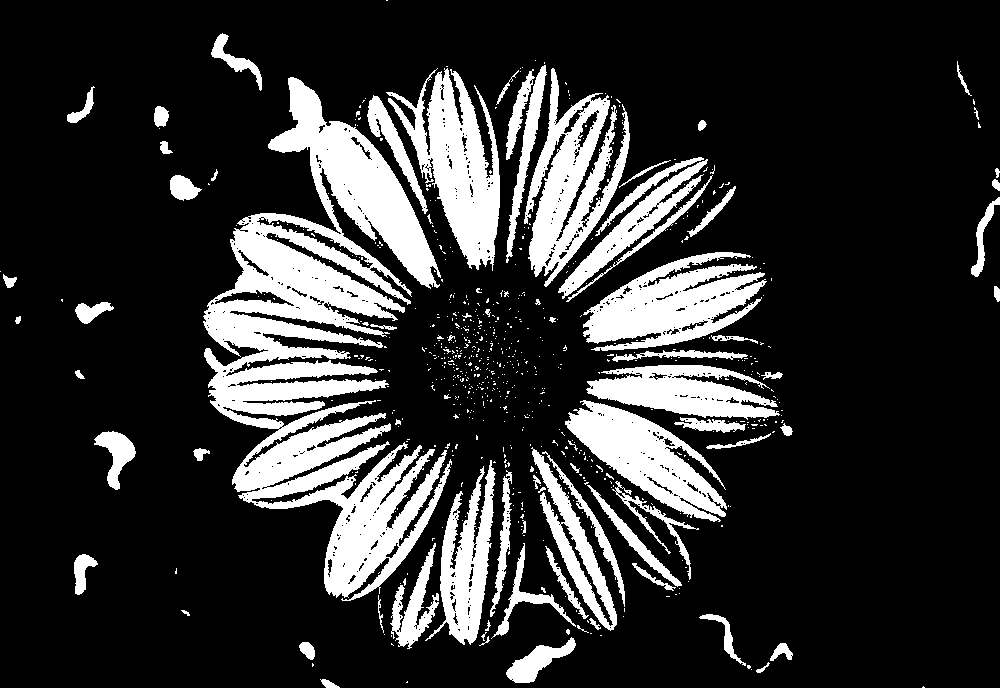
#> input picture ros2_lab3/images/flower.png, 1000 x 688 px
$ python task6.py
#> lines starting #> are read from the running program, lines starting #| are printed output that depends on the picture; after the words box and inside, x2 and y2 are one past the last pixel; in counts of white or black regions, pixels touching at a corner belong together
#!/usr/bin/env python3
"""
Task 4: Convolution Blur - Student Template
Apply a blurring filter to an image using manual convolution
(without cv2.filter2D).
"""

import cv2
import numpy as np

def convolve(image, kernel):
    """Perform convolution on a grayscale image with a given kernel."""
    # Get image and kernel dimensions
    img_h, img_w = image.shape
    k_h, k_w = kernel.shape

    # Pad the image with zeros around the border
    pad_h = k_h // 2
    pad_w = k_w // 2
    padded = np.pad(image, ((pad_h, pad_h), (pad_w, pad_w)), mode='constant')

    # Create an empty output image
    output = np.zeros_like(image, dtype=np.float32)

    # Loop over each pixel
    for y in range(img_h):
        for x in range(img_w):
            # Extract the region of interest
            region = padded[y:y + k_h, x:x + k_w]
            # Multiply by kernel and sum
            output[y, x] = np.sum(region * kernel)

    # Clip values to 0–255
    output = np.clip(output, 0, 255).astype(np.uint8)

    return output

def main():
    image_path = "images/flower.png"
    # Read image in grayscale
    image = cv2.imread(image_path, cv2.IMREAD_GRAYSCALE)
#> image: shape (688, 1000); 19.6% white; 712 white regions (635 under 20 px), largest, box (x1, y1, x2, y2) and area: (203, 77, 452, 601) 51750, (386, 68, 500, 271) 10286, (583, 252, 767, 351) 9966
    if image is None:
        raise FileNotFoundError("Image file not found. Place 'flower.png' in the same folder.")

    # Define a simple 5x5 averaging kernel (all ones / 25)
    kernel = np.ones((5, 5), dtype=np.float32) / 25.0

    # Define Sobel operators
    sobel_x = np.array([[-1, 0, 1],
                        [-2, 0, 2],
                        [-1, 0, 1]], dtype=np.float32)

    sobel_y = np.array([[1, 2, 1],
                        [0, 0, 0],
                        [-1, -2, -1]], dtype=np.float32)

    # Apply convolution (blur)
    blurred = convolve(image, kernel)
#> in convolve, `padded = np.pad(image, ((pad_h, pad_h), (pad_w, pad_w)), mode='constan..`: padded: shape (692, 1004); 19.4% white; 712 white regions (635 under 20 px), largest, box (x1, y1, x2, y2) and area: (205, 79, 454, 603) 51750, (388, 70, 502, 273) 10286, (585, 254, 769, 353) 9966
#> after the loop in convolve, `for y in range(img_h):`:
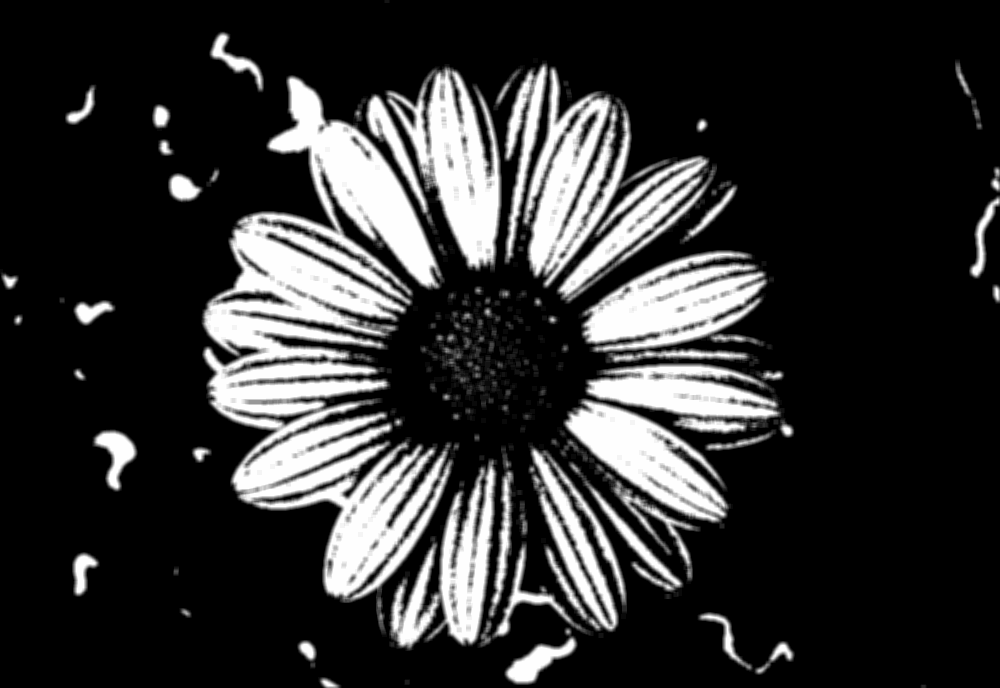
#> output: shape (688, 1000) float32; min 0, max 255, mean 50

    # Apply convolution with Sobel filters
    grad_x = convolve(image, sobel_x)
#> in convolve (call 2), `padded = np.pad(image, ((pad_h, pad_h), (pad_w, pad_w)), mode='constan..`:
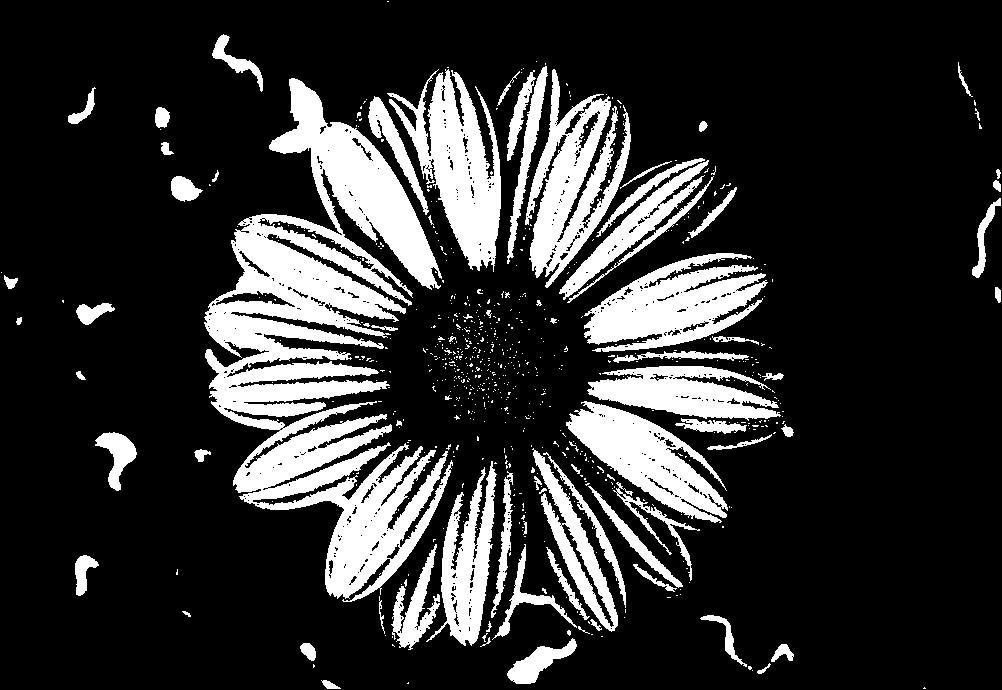
#> padded: shape (690, 1002); 19.5% white; 712 white regions (635 under 20 px), largest, box (x1, y1, x2, y2) and area: (204, 78, 453, 602) 51750, (387, 69, 501, 272) 10286, (584, 253, 768, 352) 9966
#> after the loop in convolve (call 2), `for y in range(img_h):`:
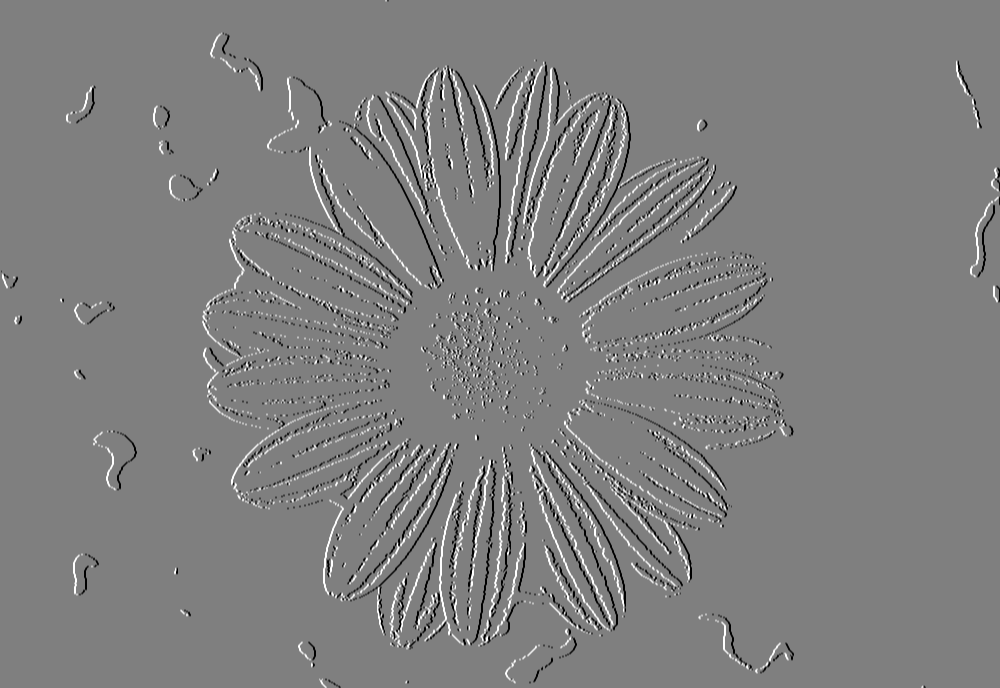
#> output: shape (688, 1000) float32; min -1020, max 1020, mean 0; drawn with min black and max white
#> in convolve (call 2), `output = np.clip(output, 0, 255).astype(np.uint8)`: output: shape (688, 1000); 4.8% white in thin lines or dots
    grad_y = convolve(image, sobel_y)
#> after the loop in convolve (call 3), `for y in range(img_h):`:
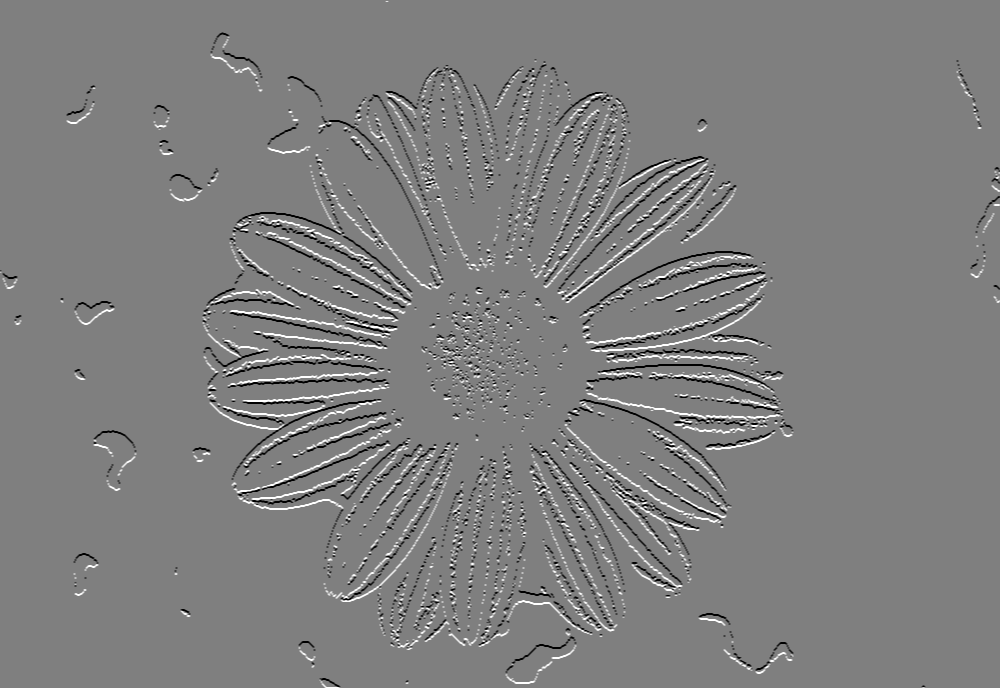
#> output: shape (688, 1000) float32; min -1020, max 1020, mean 0; drawn with min black and max white
#> in convolve (call 3), `output = np.clip(output, 0, 255).astype(np.uint8)`:
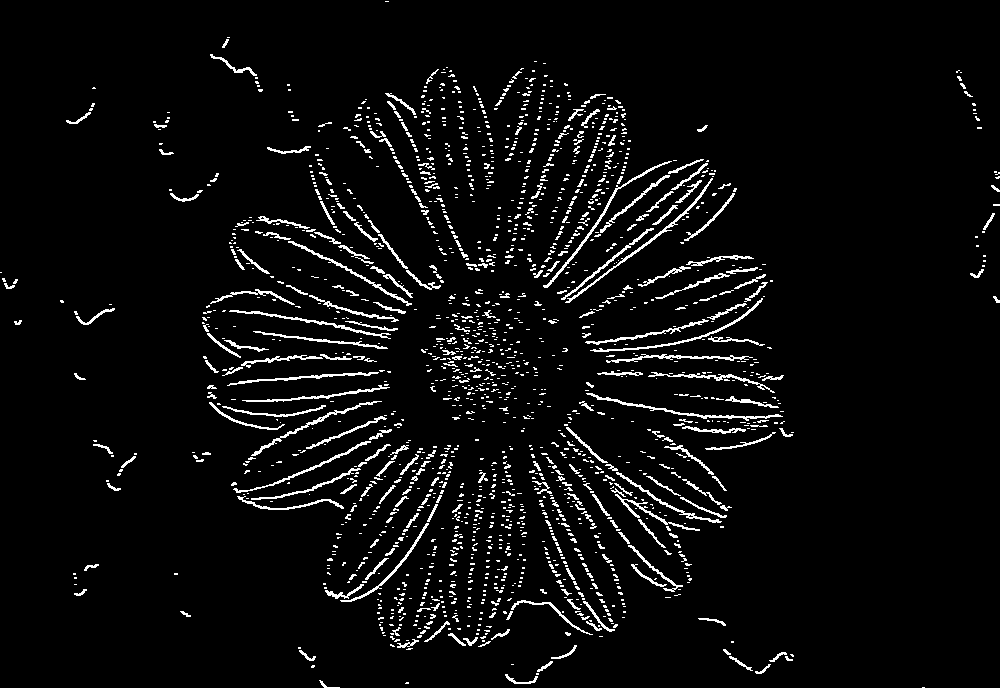
#> output: shape (688, 1000); 4.8% white in thin lines or dots

    # Compute the edge magnitude
    edges = np.sqrt(grad_x.astype(np.float32)**2 + grad_y.astype(np.float32)**2)
    edges = np.clip(edges, 0, 255).astype(np.uint8)
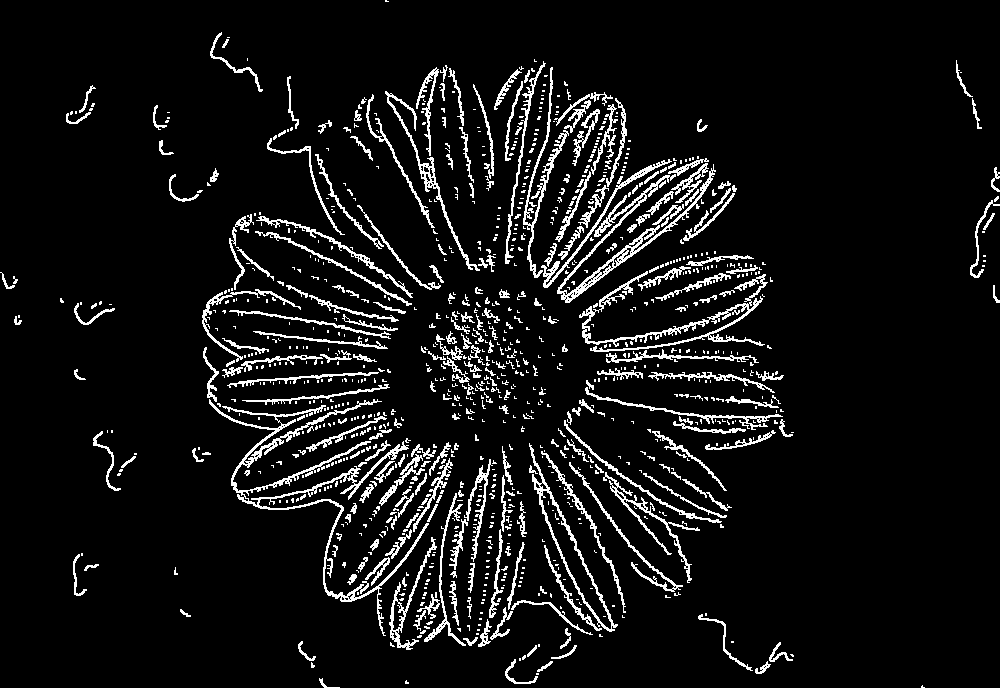
#> edges: shape (688, 1000); 7.6% white in thin lines or dots
    edges = cv2.normalize(edges, None, 0, 255, cv2.NORM_MINMAX).astype(np.uint8)

    # Display results
    cv2.imshow("Original", image)
    cv2.imshow("Blurred", blurred)
    cv2.imshow("Sobel X", grad_x)
    cv2.imshow("Sobel Y", grad_y)
    cv2.imshow("Edges", edges)

    cv2.waitKey(0)
    cv2.destroyAllWindows()

if __name__ == "__main__":
    main()
